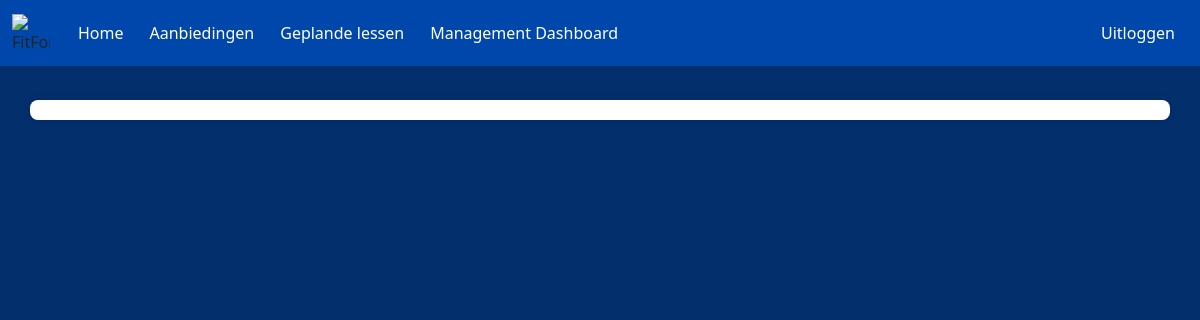
Before: /PerPeriode/AccountPerPeriode.php with the older database file.
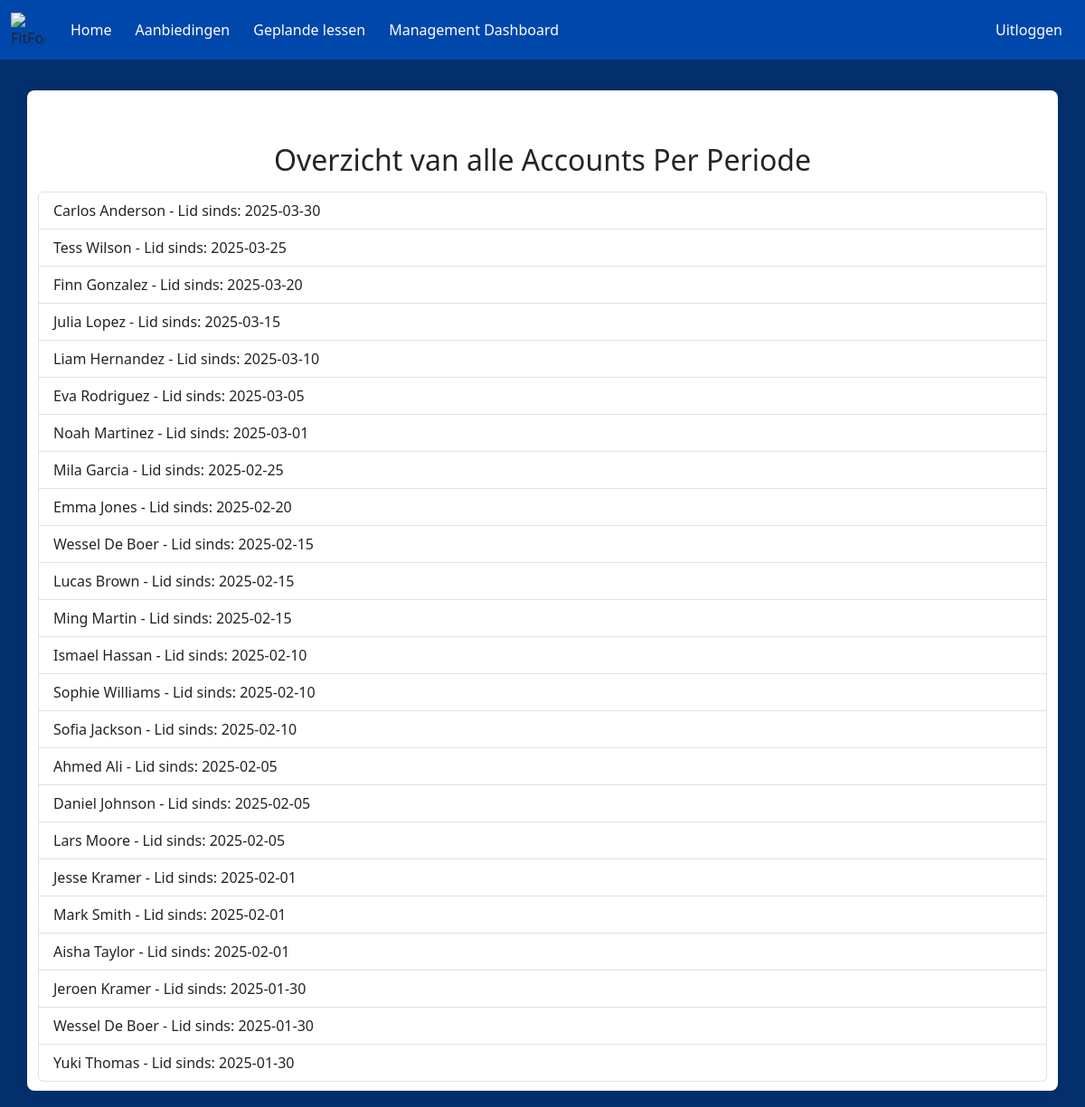
After: the same page with the newer database file.
### tables this page shows
CREATE TABLE LidOverzicht
(
    Id               TINYINT(3)          UNSIGNED           NOT NULL   AUTO_INCREMENT
    ,Voornaam        VARCHAR(150)                           NOT NULL
    ,Tussenvoegsel   VARCHAR(50)                            NULL
    ,Achternaam      VARCHAR(150)                           NOT NULL
    ,Lid_Sinds       DATE                                   NOT NULL
    ,CONSTRAINT      PK_LidOverzicht_Id                     PRIMARY KEY CLUSTERED(Id)
);

### PerPeriode/AccountPerPeriode.php (the view, shortened to what this page needs)
<!doctype html>
<html lang="en">
  <head>
    <link rel="stylesheet" href="style.css">
    <link href="https://cdn.jsdelivr.net/npm/bootstrap@5.3.3/dist/css/bootstrap.min.css" rel="stylesheet">
  </head>
  <body>
  <nav class="navbar navbar-expand-lg fixed-top">
    <div class="container-fluid">
        <img class="logo"
          src="https://www.burda-forward.de/files/images/03_Media/Brands/FitForFun/BF_Media_Brands_FitForFun_logo.png"
          alt="FitForFun Logo">
      <div class="collapse navbar-collapse" id="navbarNav">
      <ul class="navbar-nav me-auto">
          <li class="nav-item">
            <a class="nav-link" href="../Homepagina/index.php">Home</a>
          </li>
          <li class="nav-item">
          <a class="nav-link" href="../AanbiedingenPagina/aanbiedingen.php">Aanbiedingen</a>
          </li>
          <li class="nav-item">
            <a class="nav-link" href="../lessonkalender/lessen.php">Geplande lessen</a>
          </li>
          <li class="nav-item">
            <a class="nav-link" href="../Dashboard/Dashboard.php">Management Dashboard</a>
          </li>
        </ul>
        <ul class="navbar-nav">
          <li class="nav-item">
            <a class="nav-link" href="logout.php">Uitloggen</a>
          </li>
        </ul>
      </div>
    </div>
    </nav>
        <div class="container">
        <?php
            $mysqli = new mysqli("localhost", "root", "", "FitForFun");
            $result = $mysqli->query("SELECT Voornaam,Tussenvoegsel,Achternaam, Lid_Sinds  FROM LidOverzicht ORDER BY Lid_Sinds DESC");
            if ($result->num_rows > 0) {
                echo str_repeat("<br>", 2);
                echo "<h2 class='mb-3 text-center'>Overzicht van alle Accounts Per Periode</h2><ul class='list-group'>";
                while ($row = $result->fetch_assoc()) {
                    echo "<li class='list-group-item d-flex justify-content-between align-items-center'>";
                    echo "<span>" . htmlspecialchars($row['Voornaam'] ) . " " .htmlspecialchars($row['Tussenvoegsel'] ?? '') . " " . htmlspecialchars($row['Achternaam']) . " - Lid sinds: " . htmlspecialchars($row['Lid_Sinds']) . "</span>";
                    echo "<span>";
                }
                echo "</ul>";
            } else {
                echo "";
            }
            ?>
                </div>
  </body>
</html>

### PerPeriode/style.css (style rules this page uses)
body { font-family: Arial, sans-serif; background-color: #060690; background-size: cover; background-position: center; background-color: #032f6d !important; padding-top: 80px; }
.container { width: 500px; margin: 20px auto; padding: 10px; background-color: white; border-radius: 8px; box-shadow: 0 0 10px rgba(0, 0, 0, 0.1); }
.navbar { background-color: #0047AB; }
.logo { width: 38px; height: 38px; margin-right: 15px; }
.nav-link { color: white !important; margin: 5px; }

Changed rows visible on the page:
added lidoverzicht: Voornaam "Carlos", Achternaam "Anderson", Lid_Sinds "2025-03-30"
added lidoverzicht: Voornaam "Tess", Achternaam "Wilson", Lid_Sinds "2025-03-25"
added lidoverzicht: Voornaam "Finn", Achternaam "Gonzalez", Lid_Sinds "2025-03-20"
added lidoverzicht: Voornaam "Julia", Achternaam "Lopez", Lid_Sinds "2025-03-15"
added lidoverzicht: Voornaam "Liam", Achternaam "Hernandez", Lid_Sinds "2025-03-10"
added lidoverzicht: Voornaam "Eva", Achternaam "Rodriguez", Lid_Sinds "2025-03-05"
added lidoverzicht: Voornaam "Noah", Achternaam "Martinez", Lid_Sinds "2025-03-01"
added lidoverzicht: Voornaam "Mila", Achternaam "Garcia", Lid_Sinds "2025-02-25"
added lidoverzicht: Voornaam "Emma", Achternaam "Jones", Lid_Sinds "2025-02-20"
added lidoverzicht: Voornaam "Wessel", Achternaam "De Boer", Lid_Sinds "2025-02-15"
added lidoverzicht: Voornaam "Lucas", Achternaam "Brown", Lid_Sinds "2025-02-15"
added lidoverzicht: Voornaam "Ming", Achternaam "Martin", Lid_Sinds "2025-02-15"
added lidoverzicht: Voornaam "Ismael", Achternaam "Hassan", Lid_Sinds "2025-02-10"
added lidoverzicht: Voornaam "Sophie", Achternaam "Williams", Lid_Sinds "2025-02-10"
added lidoverzicht: Voornaam "Sofia", Achternaam "Jackson", Lid_Sinds "2025-02-10"
added lidoverzicht: Voornaam "Ahmed", Achternaam "Ali", Lid_Sinds "2025-02-05"
added lidoverzicht: Voornaam "Daniel", Achternaam "Johnson", Lid_Sinds "2025-02-05"
added lidoverzicht: Voornaam "Lars", Achternaam "Moore", Lid_Sinds "2025-02-05"
added lidoverzicht: Voornaam "Jesse", Achternaam "Kramer", Lid_Sinds "2025-02-01"
added lidoverzicht: Voornaam "Mark", Achternaam "Smith", Lid_Sinds "2025-02-01"
added lidoverzicht: Voornaam "Aisha", Achternaam "Taylor", Lid_Sinds "2025-02-01"
added lidoverzicht: Voornaam "Jeroen", Achternaam "Kramer", Lid_Sinds "2025-01-30"
added lidoverzicht: Voornaam "Wessel", Achternaam "De Boer", Lid_Sinds "2025-01-30"
added lidoverzicht: Voornaam "Yuki", Achternaam "Thomas", Lid_Sinds "2025-01-30"
Other visible differences:
text now shown: "Overzicht van alle Accounts Per Periode"
